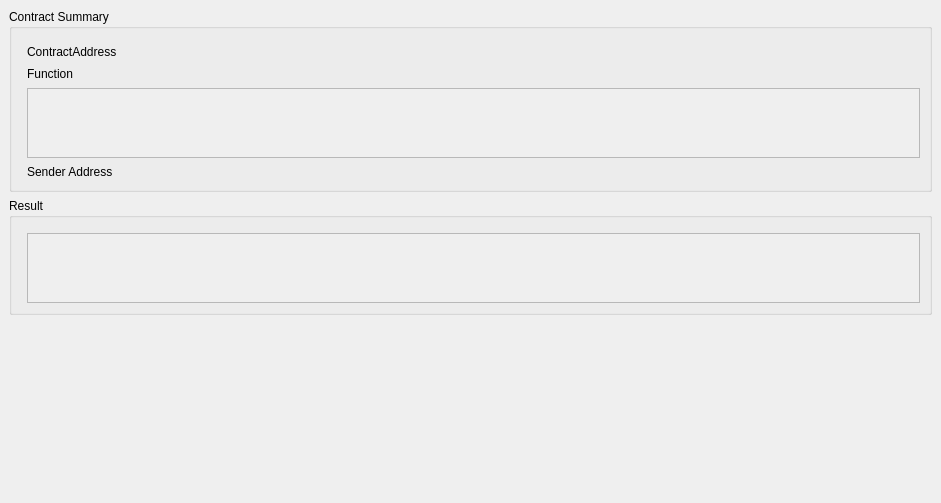
<?xml version="1.0" encoding="UTF-8"?>
<ui version="4.0">
 <class>ContractResult</class>
 <widget class="QStackedWidget" name="ContractResult">
  <property name="geometry">
   <rect>
    <x>0</x>
    <y>0</y>
    <width>941</width>
    <height>503</height>
   </rect>
  </property>
  <property name="windowTitle">
   <string>StackedWidget</string>
  </property>
  <property name="styleSheet">
   <string notr="true">QLineEdit{
 border: 0px;
background: transparent;
}</string>
  </property>
  <property name="currentIndex">
   <number>1</number>
  </property>
  <widget class="QWidget" name="pageCreateOrSendToResult">
   <layout class="QVBoxLayout" name="verticalLayout_3">
    <item>
     <widget class="QGroupBox" name="groupBoxCreateOrSendTo">
      <property name="title">
       <string>Contract Summary</string>
      </property>
      <layout class="QGridLayout" name="gridLayout_2">
       <property name="leftMargin">
        <number>15</number>
       </property>
       <property name="topMargin">
        <number>15</number>
       </property>
       <property name="horizontalSpacing">
        <number>10</number>
       </property>
       <property name="verticalSpacing">
        <number>6</number>
       </property>
       <item row="0" column="1">
        <widget class="QLineEdit" name="lineEditTxID">
         <property name="minimumSize">
          <size>
           <width>370</width>
           <height>0</height>
          </size>
         </property>
         <property name="readOnly">
          <bool>true</bool>
         </property>
        </widget>
       </item>
       <item row="3" column="0">
        <widget class="QLabel" name="labelContractAddress">
         <property name="sizePolicy">
          <sizepolicy hsizetype="Fixed" vsizetype="Preferred">
           <horstretch>0</horstretch>
           <verstretch>0</verstretch>
          </sizepolicy>
         </property>
         <property name="minimumSize">
          <size>
           <width>160</width>
           <height>0</height>
          </size>
         </property>
         <property name="text">
          <string>ContractAddress</string>
         </property>
        </widget>
       </item>
       <item row="2" column="0">
        <widget class="QLabel" name="labelHash160">
         <property name="sizePolicy">
          <sizepolicy hsizetype="Fixed" vsizetype="Preferred">
           <horstretch>0</horstretch>
           <verstretch>0</verstretch>
          </sizepolicy>
         </property>
         <property name="minimumSize">
          <size>
           <width>160</width>
           <height>0</height>
          </size>
         </property>
         <property name="text">
          <string>Hash160</string>
         </property>
        </widget>
       </item>
       <item row="3" column="1">
        <widget class="QLineEdit" name="lineEditContractAddress">
         <property name="enabled">
          <bool>true</bool>
         </property>
         <property name="minimumSize">
          <size>
           <width>370</width>
           <height>0</height>
          </size>
         </property>
         <property name="readOnly">
          <bool>true</bool>
         </property>
        </widget>
       </item>
       <item row="1" column="0">
        <widget class="QLabel" name="labelSenderAddress">
         <property name="sizePolicy">
          <sizepolicy hsizetype="Fixed" vsizetype="Preferred">
           <horstretch>0</horstretch>
           <verstretch>0</verstretch>
          </sizepolicy>
         </property>
         <property name="minimumSize">
          <size>
           <width>160</width>
           <height>0</height>
          </size>
         </property>
         <property name="text">
          <string>Sender Address</string>
         </property>
        </widget>
       </item>
       <item row="2" column="1">
        <widget class="QLineEdit" name="lineEditHash160">
         <property name="minimumSize">
          <size>
           <width>370</width>
           <height>0</height>
          </size>
         </property>
         <property name="readOnly">
          <bool>true</bool>
         </property>
        </widget>
       </item>
       <item row="1" column="1">
        <widget class="QLineEdit" name="lineEditSenderAddress">
         <property name="enabled">
          <bool>true</bool>
         </property>
         <property name="minimumSize">
          <size>
           <width>370</width>
           <height>0</height>
          </size>
         </property>
         <property name="readOnly">
          <bool>true</bool>
         </property>
        </widget>
       </item>
       <item row="0" column="0">
        <widget class="QLabel" name="labelTxID">
         <property name="sizePolicy">
          <sizepolicy hsizetype="Fixed" vsizetype="Preferred">
           <horstretch>0</horstretch>
           <verstretch>0</verstretch>
          </sizepolicy>
         </property>
         <property name="minimumSize">
          <size>
           <width>160</width>
           <height>0</height>
          </size>
         </property>
         <property name="text">
          <string>Transaction ID</string>
         </property>
        </widget>
       </item>
      </layout>
     </widget>
    </item>
    <item>
     <spacer name="verticalSpacer">
      <property name="orientation">
       <enum>Qt::Vertical</enum>
      </property>
      <property name="sizeHint" stdset="0">
       <size>
        <width>20</width>
        <height>40</height>
       </size>
      </property>
     </spacer>
    </item>
   </layout>
  </widget>
  <widget class="QWidget" name="pageCallResult">
   <layout class="QVBoxLayout" name="verticalLayout">
    <item>
     <widget class="QGroupBox" name="groupBoxCallContract">
      <property name="styleSheet">
       <string notr="true"/>
      </property>
      <property name="title">
       <string>Contract Summary</string>
      </property>
      <layout class="QGridLayout" name="gridLayout">
       <property name="leftMargin">
        <number>15</number>
       </property>
       <property name="topMargin">
        <number>15</number>
       </property>
       <property name="horizontalSpacing">
        <number>10</number>
       </property>
       <property name="verticalSpacing">
        <number>6</number>
       </property>
       <item row="0" column="0">
        <widget class="QLabel" name="labelCallContractAddress">
         <property name="sizePolicy">
          <sizepolicy hsizetype="Fixed" vsizetype="Preferred">
           <horstretch>0</horstretch>
           <verstretch>0</verstretch>
          </sizepolicy>
         </property>
         <property name="minimumSize">
          <size>
           <width>160</width>
           <height>0</height>
          </size>
         </property>
         <property name="text">
          <string>ContractAddress</string>
         </property>
        </widget>
       </item>
       <item row="0" column="1">
        <widget class="QLineEdit" name="lineEditCallContractAddress">
         <property name="enabled">
          <bool>true</bool>
         </property>
         <property name="minimumSize">
          <size>
           <width>370</width>
           <height>0</height>
          </size>
         </property>
         <property name="readOnly">
          <bool>true</bool>
         </property>
        </widget>
       </item>
       <item row="2" column="0" colspan="2">
        <widget class="QScrollArea" name="scrollAreaParams">
         <property name="sizePolicy">
          <sizepolicy hsizetype="Expanding" vsizetype="Minimum">
           <horstretch>0</horstretch>
           <verstretch>0</verstretch>
          </sizepolicy>
         </property>
         <property name="styleSheet">
          <string notr="true"/>
         </property>
         <property name="horizontalScrollBarPolicy">
          <enum>Qt::ScrollBarAlwaysOff</enum>
         </property>
         <property name="widgetResizable">
          <bool>true</bool>
         </property>
         <widget class="QWidget" name="scrollAreaWidgetContents">
          <property name="geometry">
           <rect>
            <x>0</x>
            <y>0</y>
            <width>889</width>
            <height>73</height>
           </rect>
          </property>
          <layout class="QVBoxLayout" name="verticalLayout_4"/>
         </widget>
        </widget>
       </item>
       <item row="1" column="0">
        <widget class="QLabel" name="labelFunction">
         <property name="sizePolicy">
          <sizepolicy hsizetype="Fixed" vsizetype="Preferred">
           <horstretch>0</horstretch>
           <verstretch>0</verstretch>
          </sizepolicy>
         </property>
         <property name="minimumSize">
          <size>
           <width>160</width>
           <height>0</height>
          </size>
         </property>
         <property name="text">
          <string>Function</string>
         </property>
        </widget>
       </item>
       <item row="1" column="1">
        <widget class="QLineEdit" name="lineEditFunction">
         <property name="enabled">
          <bool>true</bool>
         </property>
         <property name="minimumSize">
          <size>
           <width>370</width>
           <height>0</height>
          </size>
         </property>
         <property name="readOnly">
          <bool>true</bool>
         </property>
        </widget>
       </item>
       <item row="3" column="1">
        <widget class="QLineEdit" name="lineEditCallSenderAddress">
         <property name="enabled">
          <bool>true</bool>
         </property>
         <property name="minimumSize">
          <size>
           <width>370</width>
           <height>0</height>
          </size>
         </property>
         <property name="readOnly">
          <bool>true</bool>
         </property>
        </widget>
       </item>
       <item row="3" column="0">
        <widget class="QLabel" name="labelCallSenderAddress">
         <property name="sizePolicy">
          <sizepolicy hsizetype="Fixed" vsizetype="Preferred">
           <horstretch>0</horstretch>
           <verstretch>0</verstretch>
          </sizepolicy>
         </property>
         <property name="minimumSize">
          <size>
           <width>160</width>
           <height>0</height>
          </size>
         </property>
         <property name="text">
          <string>Sender Address</string>
         </property>
        </widget>
       </item>
      </layout>
     </widget>
    </item>
    <item>
     <widget class="QGroupBox" name="groupBoxResult">
      <property name="title">
       <string>Result</string>
      </property>
      <layout class="QVBoxLayout" name="verticalLayout_2">
       <property name="leftMargin">
        <number>15</number>
       </property>
       <property name="topMargin">
        <number>15</number>
       </property>
       <property name="rightMargin">
        <number>9</number>
       </property>
       <item>
        <widget class="QScrollArea" name="scrollAreaResult">
         <property name="sizePolicy">
          <sizepolicy hsizetype="Expanding" vsizetype="Minimum">
           <horstretch>0</horstretch>
           <verstretch>0</verstretch>
          </sizepolicy>
         </property>
         <property name="horizontalScrollBarPolicy">
          <enum>Qt::ScrollBarAlwaysOff</enum>
         </property>
         <property name="widgetResizable">
          <bool>true</bool>
         </property>
         <widget class="QWidget" name="scrollAreaWidgetContents_2">
          <property name="geometry">
           <rect>
            <x>0</x>
            <y>0</y>
            <width>889</width>
            <height>73</height>
           </rect>
          </property>
         </widget>
        </widget>
       </item>
      </layout>
     </widget>
    </item>
    <item>
     <spacer name="verticalSpacer_4">
      <property name="orientation">
       <enum>Qt::Vertical</enum>
      </property>
      <property name="sizeType">
       <enum>QSizePolicy::Expanding</enum>
      </property>
      <property name="sizeHint" stdset="0">
       <size>
        <width>20</width>
        <height>60</height>
       </size>
      </property>
     </spacer>
    </item>
   </layout>
  </widget>
 </widget>
 <resources/>
 <connections/>
</ui>
